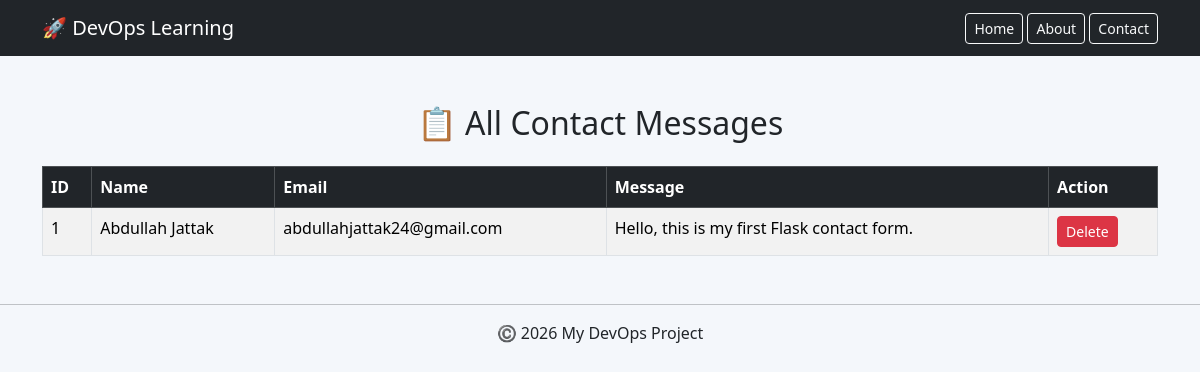
The page /messages on the database its author committed.
### tables this page shows
CREATE TABLE contacts (
        id INTEGER PRIMARY KEY AUTOINCREMENT,
        name TEXT,
        email TEXT,
        message TEXT
    );

### app/app.py (the view)
@app.route("/messages")
def messages():
    conn = sqlite3.connect("database.db")
    cursor = conn.cursor()
    cursor.execute("SELECT * FROM contacts")
    messages = cursor.fetchall()
    conn.close()
    return render_template("messages.html", messages=messages)

### app/templates/messages.html
{% extends "base.html" %}
{% block content %}
<h2 class="text-center mb-4">📋 All Contact Messages</h2>
<table class="table table-bordered table-striped">
    <thead class="table-dark">
        <tr>
            <th>ID</th>
            <th>Name</th>
            <th>Email</th>
            <th>Message</th>
            <th>Action</th>
        </tr>
    </thead>
    <tbody>
        {% for message in messages %}
        <tr>
            <td>{{ message[0] }}</td>
            <td>{{ message[1] }}</td>
            <td>{{ message[2] }}</td>
            <td>{{ message[3] }}</td>
            <td>
                <a href="/delete/{{ message[0] }}" class="btn btn-danger btn-sm">
                    Delete
                </a>
            </td>
        </tr>
        {% endfor %}
    </tbody>
</table>
{% endblock %}

### app/templates/base.html (shortened to what this page needs)
<!DOCTYPE html>
<html lang="en">
<head>
    <link href="https://cdn.jsdelivr.net/npm/bootstrap@5.3.7/dist/css/bootstrap.min.css" rel="stylesheet">
    <link rel="stylesheet" href="{{ url_for('static', filename='style.css') }}">
</head>
<body>
<nav class="navbar navbar-dark bg-dark">
    <div class="container">
        <a class="navbar-brand" href="/">🚀 DevOps Learning</a>
        <div>
            <a class="btn btn-outline-light btn-sm" href="/">Home</a>
            <a class="btn btn-outline-light btn-sm" href="/about">About</a>
            <a class="btn btn-outline-light btn-sm" href="/contact">Contact</a>
        </div>
    </div>
</nav>
<div class="container mt-5">
{% block content %}
{% endblock %}
</div>
<footer class="text-center mt-5 mb-3">
    <hr>
    <p>©️ 2026 My DevOps Project</p>
</footer>
</body>
</html>

### app/static/style.css (style rules this page uses)
body { background:#f4f7fb; }

### rows shown on the page
contacts: id "1", name "Abdullah Jattak", email "abdullahjattak24@gmail.com", message "Hello, this is my first Flask contact form."
